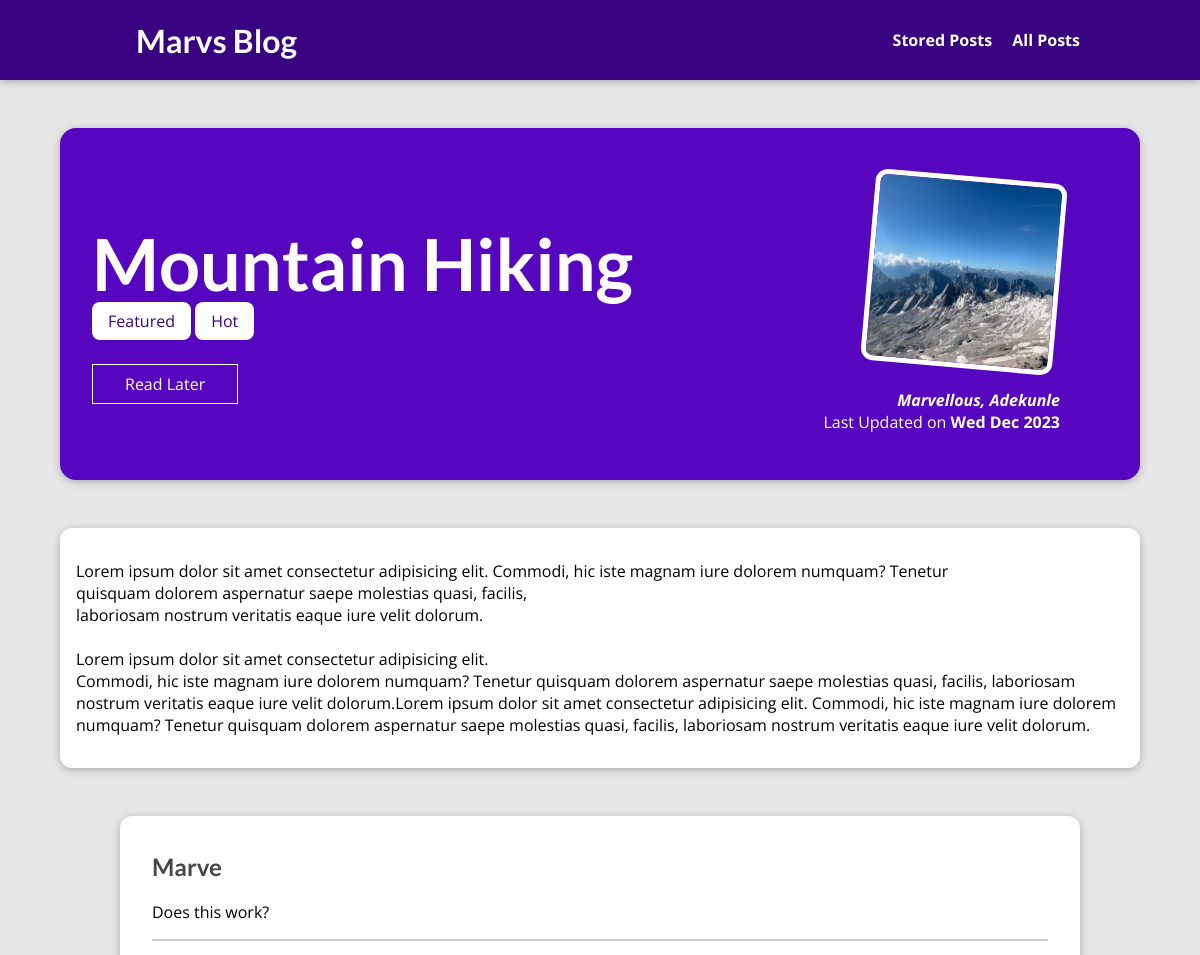
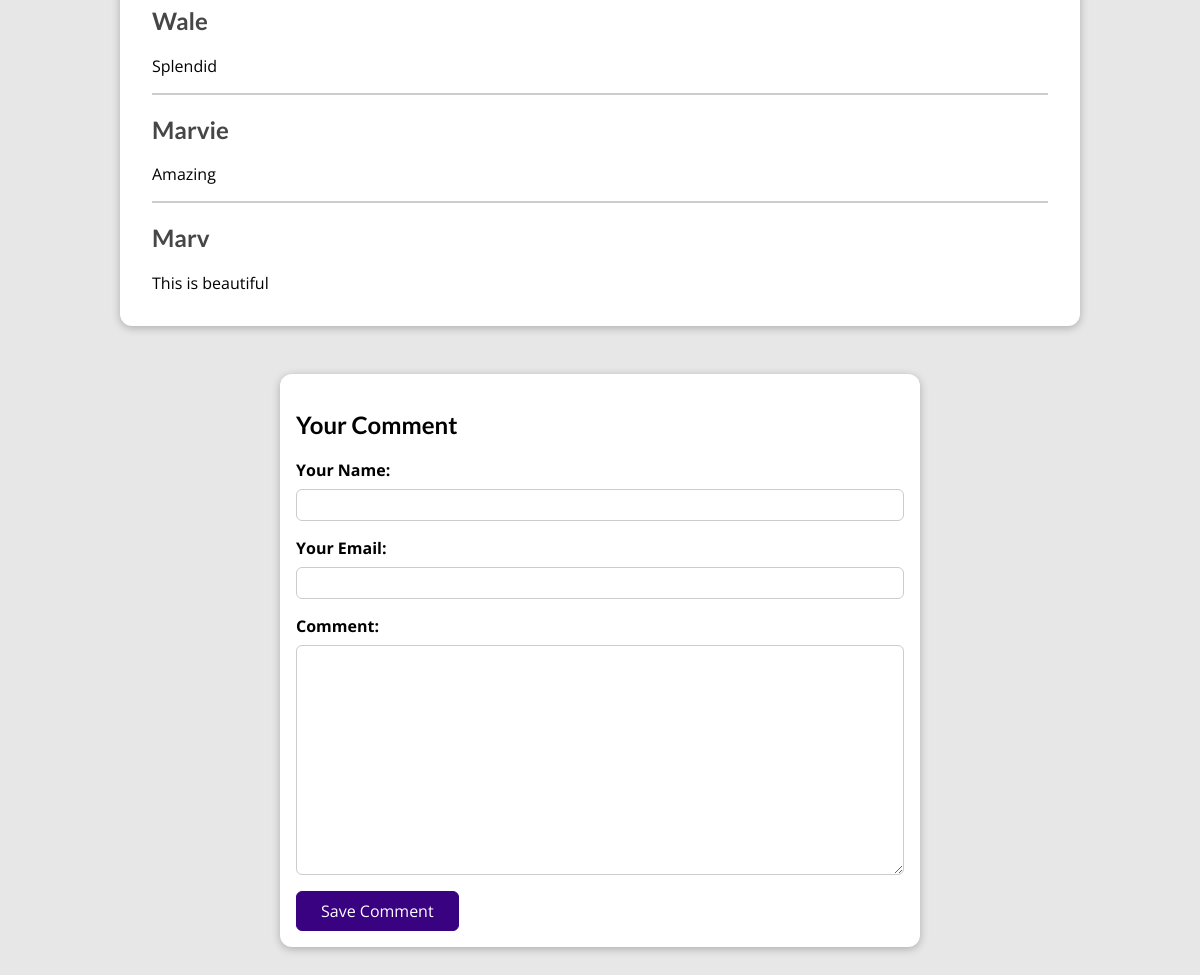
Screenshot of /post/hike-in-the-mountains with the database file from the repository (2 pictures, top to bottom).
### blog/models.py (models this page shows, shortened)
class Post(models.Model):
    title = models.CharField(max_length=150)
    excerpt = models.CharField(max_length=200)
    image = models.ImageField(upload_to="posts", null=True)
    date = models.DateField(auto_now=True)
    slug = models.SlugField(unique=True, db_index=True)
    content = models.TextField(validators=[MinLengthValidator(10)])
    author = models.ForeignKey(Author,
                               on_delete=models.SET_NULL, null=True, related_name="posts")
    tags = models.ManyToManyField(Tag)

class Tag(models.Model):
    caption = models.CharField(max_length=20)

class Author(models.Model):
    first_Name = models.CharField(max_length=100)
    last_Name = models.CharField(max_length=100)
    email_address = models.EmailField()
    def __str__(self):
        return F"{self.first_Name}, {self.last_Name}"

class Comment(models.Model):
    user_name = models.CharField(max_length=120)
    user_email = models.EmailField()
    comment = models.TextField(max_length=400 )
    post = models.ForeignKey(
        Post, on_delete=models.CASCADE, related_name="comments")

### blog/views.py (the view, shortened to what this page needs)
# urls.py: path("post/<slug:slug>", views.post_detail.as_view(),
class post_detail(View):
    def is_stored_post(self, request, post_id):
        stored_posts = request.session.get("stored_posts")
        if stored_posts is not None:
            is_saved_for_later = post_id in stored_posts
        else:
            is_saved_for_later = False
        return is_saved_for_later
    def get(self, request, slug):
        post = Post.objects.get(slug=slug)
        context = {
            "post": post,
            "post_tags": post.tags.all(),
            "comment_form": CommentForm(),
            "comments": post.comments.all().order_by("-id"),
            "saved_for_later": self.is_stored_post(request, post.id),
        }
        return render(request, "blog/post-detail.html", context )

### blog/forms.py
class CommentForm(forms.ModelForm):
    class Meta:
        model = Comment
        exclude = ["post"]
        labels = {
            "user_name": "Your Name",
            "user_email": "Your Email",
            "text": "Your Comment"
        }

### blog/templates/blog/post-detail.html (shortened to what this page needs)
{% extends "base.html" %}
{% load static %}
{% block css_files %}
<link rel="stylesheet" href="{% static 'blog/post-detail.css'%}">
{% endblock %}
{% block content %}
<section id="summary">
    <h2>{{ post.title }}</h2>
    <div>
        {% for tag in post_tags %}
        <span class="tag">{{ tag.caption }}</span>
        {% endfor %}
    </div>
    <div id="read-later">
        <form action="{% url 'read-later' %}" method="POST">
            <button>
                {% if saved_for_later %}
                    Remove from "Read Later" list
                {% else %}
                    Read Later
                {% endif %}
            </button>
        </form>
    </div>
    <article>
        <img src="{{ post.image.url }}" alt="{{ post.title }}">
        <address> <a href="mailto:{{post.author.email_address}}">{{ post.author }}</a></address>
        <div>
            Last Updated on <time> {{ post.date|date:"D M Y" }} </time>
        </div>
    </article>
</section>
<main>
    <p>
        {{ post.content|linebreaks }}
    </p>
</main>
<section id="comments">
    <ul>
        {% for comment in comments %}
            <li>
                <h2>{{ comment.user_name }}</h2>
                <p> {{ comment.comment|linebreaks }}</p>
            </li>
        {% endfor %}
    </ul>
</section>
<section id="comment-form">
    <h2>Your Comment</h2>
    <form action="{% url 'post-detail' post.slug %}" method="POST">
        {% for form_field in comment_form %}
            <div class="form-control {% if form_field.errors %}invalid{% endif %}">
                {{ form_field.label_tag }}
                {{ form_field }}
            </div>
        {% endfor %}
        <button>Save Comment</button>
    </form>
</section>
{% endblock %}

### static/app.css (style rules this page uses)
* { box-sizing: border-box; }
html { font-family: 'Open Sans', 'Lato', sans-serif; }
body { margin: 0; }
h1, h2, h3 { font-family: 'Lato', sans-serif; font-weight: bold; }

### blog/static/blog/post-detail.css (style rules this page uses)
body { background-color: #e7e7e7; }
#summary { margin: 8rem auto 3rem auto; padding: 2rem; width: 90%; max-width: 90rem; border-radius: 16px; background-color: #5706c0; position: relative; box-shadow: 0 2px 8px rgba(0, 0, 0, 0.25); height: 22rem; }
#summary h2 { color: white; font-size: 4.5rem; margin-bottom: 0.25rem; }
#summary article { position: absolute; top: 2rem; right: 3rem; padding: 1rem 2rem; border-radius: 12px; text-align: right; color: white; }
#summary article img { width: 12rem; height: 12rem; border-radius: 12px; transform: rotateZ(5deg); border: 5px solid white; margin-bottom: 1rem; }
#summary address { font-weight: bold; }
#summary a { color: white; text-decoration: none; }
#summary time { font-weight: bold; }
#read-later { margin: 2rem 0; }
#read-later button { background-color: transparent; border: 1px solid white; padding: 0.5rem 2rem; font: inherit; color: white; cursor: pointer; }
main { width: 90%; max-width: 90rem; margin: 3rem auto; background-color: white; padding: 1rem; border-radius: 12px; box-shadow: 0 2px 8px rgba(0, 0, 0, 0.25); }
.tag { background-color: white; color: #390281; padding: 0.5rem 1rem; border-radius: 8px; }
#comment-form { margin: 3rem auto; width: 90%; max-width: 40rem; border-radius: 12px; background-color: white; box-shadow: 0 2px 8px rgba(0, 0, 0, 0.25); padding: 1rem; }
#comment-form button { font: inherit; background-color: #390281; color: white; border: 1px solid #390281; padding: 0.5rem 1.5rem; border-radius: 6px; cursor: pointer; }
.form-control { margin-bottom: 1rem; }
.form-control label { font-weight: bold; margin-bottom: 0.5rem; display: block; }
.form-control input, .form-control textarea { display: block; width: 100%; font: inherit; padding: 0.25rem; border-radius: 6px; border: 1px solid #ccc; }
#comments { margin: 3rem auto; width: 90%; max-width: 60rem; border-radius: 12px; background-color: white; box-shadow: 0 2px 8px rgba(0, 0, 0, 0.25); padding: 1rem 2rem; }
#comments ul { list-style: none; margin: 0; padding: 0; }
#comments li { margin-bottom: 1rem; border-bottom: 2px solid #ccc; }
#comments li:last-of-type { border-bottom: none; }
#comments h2 { color: #464646; }

### rows the page displays
Post: title "Mountain Hiking", image (picture), author "Marvellous, Adekunle", date "Wed Dec 2023", content "Lorem ipsum dolor sit amet consectetur adipisicing elit. Commodi, hic iste magnam iure dolorem numquam? Tenetur quisquam dolorem aspernatur saepe molestias quasi, facilis, laboriosam nostrum veritatis eaque iure velit dolorum. Lorem ipsum dolor sit amet consectetur adipisicing elit. Commodi, hic iste magnam iure dolorem numquam? Tenetur quisquam dolorem aspernatur saepe molestias quasi, facilis, laboriosam nostrum veritatis eaque iure velit dolorum.Lorem ipsum dolor sit amet consectetur adipisicing elit. Commodi, hic iste magnam iure dolorem numquam? Tenetur quisquam dolorem aspernatur saepe molestias quasi, facilis, laboriosam nostrum veritatis eaque iure velit dolorum."
Tag: caption "Featured"
Tag: caption "Hot"
Comment: user_name "Marve", comment "Does this work?"
Comment: user_name "Wale", comment "Splendid"
Comment: user_name "Marvie", comment "Amazing"
Comment: user_name "Marv", comment "This is beautiful"
